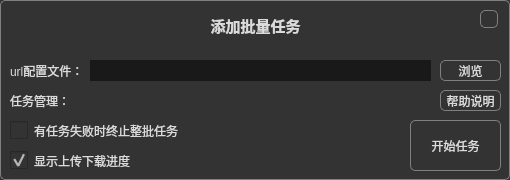
<?xml version="1.0" encoding="UTF-8"?>
<ui version="4.0">
 <class>Widget_addBatch</class>
 <widget class="QWidget" name="Widget_addBatch">
  <property name="geometry">
   <rect>
    <x>0</x>
    <y>0</y>
    <width>510</width>
    <height>180</height>
   </rect>
  </property>
  <property name="windowTitle">
   <string>Form</string>
  </property>
  <property name="styleSheet">
   <string notr="true">QWidget{border:1px solid #808080;border-radius:5%;background-color:#333333;color:#DBDBDB;}
QWidget:disabled{color:#909090;}
QLineEdit{border:0px;padding:0px 3px 0px 3px;background-color:#191919;}
QCheckBox,QLabel{border:0px;}
QCheckBox::indicator{width:18px;height:18px;}
QCheckBox::indicator:unchecked{border-image:url(://resources/checkbox.png) 0 0 0 0 repeat repeat;}
QCheckBox::indicator:checked{border-image:url(://resources/checkbox.png) 72 0 0 0 repeat repeat;}
QPushButton:hover{background-color:#636363;}
QComboBox QAbstractItemView {outline: 0px;}
QComboBox QAbstractItemView::item:selected {background-color: #636363;}
QProgressBar{border:1px solid #808080;background-color:#191919;}
QScrollBar{border:0px;background-color:#292929;width:14px;}
QScrollBar::handle{border:1px solid #636363;background-color:#333333;margin: 16px 0px 16px 0px;min-height:30px;}
QScrollBar::add-page:vertical, QScrollBar::sub-page:vertical {
	background: transparent;
}
QLineEdit,QComboBox,QProgressBar{
border-radius:0%;
}</string>
  </property>
  <widget class="QLabel" name="label_16">
   <property name="geometry">
    <rect>
     <x>10</x>
     <y>60</y>
     <width>81</width>
     <height>21</height>
    </rect>
   </property>
   <property name="text">
    <string>url配置文件：</string>
   </property>
  </widget>
  <widget class="QLabel" name="label_21">
   <property name="geometry">
    <rect>
     <x>180</x>
     <y>10</y>
     <width>151</width>
     <height>31</height>
    </rect>
   </property>
   <property name="font">
    <font>
     <family>微软雅黑</family>
     <pointsize>11</pointsize>
     <weight>75</weight>
     <bold>true</bold>
    </font>
   </property>
   <property name="text">
    <string>添加批量任务</string>
   </property>
   <property name="alignment">
    <set>Qt::AlignCenter</set>
   </property>
  </widget>
  <widget class="QCheckBox" name="cb_showProgress">
   <property name="geometry">
    <rect>
     <x>10</x>
     <y>150</y>
     <width>141</width>
     <height>21</height>
    </rect>
   </property>
   <property name="text">
    <string>显示上传下载进度</string>
   </property>
   <property name="iconSize">
    <size>
     <width>18</width>
     <height>18</height>
    </size>
   </property>
   <property name="checked">
    <bool>true</bool>
   </property>
  </widget>
  <widget class="QLabel" name="label_19">
   <property name="geometry">
    <rect>
     <x>10</x>
     <y>90</y>
     <width>81</width>
     <height>21</height>
    </rect>
   </property>
   <property name="text">
    <string>任务管理：</string>
   </property>
  </widget>
  <widget class="QLineEdit" name="lineEdit_config">
   <property name="geometry">
    <rect>
     <x>90</x>
     <y>60</y>
     <width>341</width>
     <height>21</height>
    </rect>
   </property>
  </widget>
  <widget class="QCheckBox" name="cb_abortBatch">
   <property name="geometry">
    <rect>
     <x>10</x>
     <y>120</y>
     <width>181</width>
     <height>21</height>
    </rect>
   </property>
   <property name="text">
    <string>有任务失败时终止整批任务</string>
   </property>
   <property name="iconSize">
    <size>
     <width>18</width>
     <height>18</height>
    </size>
   </property>
  </widget>
  <widget class="QPushButton" name="btn_start">
   <property name="geometry">
    <rect>
     <x>410</x>
     <y>120</y>
     <width>91</width>
     <height>51</height>
    </rect>
   </property>
   <property name="font">
    <font>
     <family>微软雅黑</family>
    </font>
   </property>
   <property name="text">
    <string>开始任务</string>
   </property>
  </widget>
  <widget class="QPushButton" name="btn_browser">
   <property name="geometry">
    <rect>
     <x>440</x>
     <y>60</y>
     <width>61</width>
     <height>21</height>
    </rect>
   </property>
   <property name="text">
    <string>浏览</string>
   </property>
  </widget>
  <widget class="QPushButton" name="btn_close">
   <property name="geometry">
    <rect>
     <x>480</x>
     <y>10</y>
     <width>18</width>
     <height>18</height>
    </rect>
   </property>
   <property name="styleSheet">
    <string notr="true">QPushButton{border-image:url(:/resources/close.png) 0 0 0 0 repeat repeat;}</string>
   </property>
   <property name="text">
    <string/>
   </property>
  </widget>
  <widget class="QPushButton" name="btn_help">
   <property name="geometry">
    <rect>
     <x>440</x>
     <y>90</y>
     <width>61</width>
     <height>21</height>
    </rect>
   </property>
   <property name="text">
    <string>帮助说明</string>
   </property>
  </widget>
 </widget>
 <resources/>
 <connections/>
</ui>
